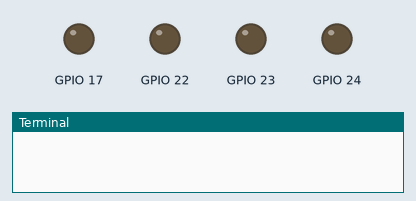
A program run on a simulated Raspberry Pi (BCM pin numbers). Shown: output pins drawn as LEDs (lit = HIGH), the last lines printed to the terminal. At 22.0 s the program stops and its outputs stay as they are.

Above: at 1.5 s.
At 4.5 s:
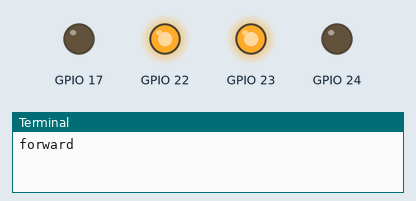
At 8.5 s:
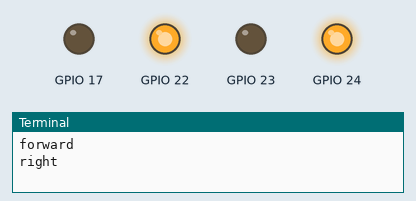
Timing chart, 0 to 14.3 s (numbered marks = the images above):
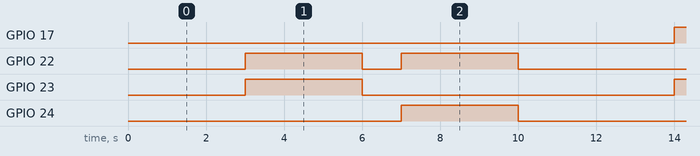

Measured:
- by itself, GPIO 17: LOW → HIGH at 14.0 s, → LOW 3.0 s later, → HIGH 1.0 s later, → LOW 3.0 s later, … (4 changes in this stretch)
- by itself, GPIO 22: alternates HIGH for 3.0 s and LOW for 1.0 s, 4 changes in all, then stays LOW
- by itself, GPIO 23, GPIO 24: alternates HIGH for 3.0 s and LOW for 8.0 s

The program:

NewMotor.py
```python
import RPi.GPIO as gpio
import time
def init():
    gpio.setmode(gpio.BCM)
    gpio.setup(17, gpio.OUT)
    gpio.setup(22, gpio.OUT)
    gpio.setup(23, gpio.OUT)
    gpio.setup(24, gpio.OUT)
def forward(sec):
    init()
    gpio.output(17, False)
    gpio.output(22, True)
    gpio.output(23, True)
    gpio.output(24, False)
    time.sleep(sec)
    gpio.cleanup()
def reverse(sec):
    init()
    gpio.output(17, True)
    gpio.output(22, False)
    gpio.output(23, False)
    gpio.output(24, True)
    time.sleep(sec)
    gpio.cleanup()
def left_turn(sec):
    init()
    gpio.output(17, True)
    gpio.output(22, False)
    gpio.output(23, True)
    gpio.output(24, False)
    time.sleep(sec)
    gpio.cleanup()
def right_turn(sec):
    init()
    gpio.output(17, False)
    gpio.output(22, True)
    gpio.output(23, False)
    gpio.output(24, True)
    time.sleep(sec)
    gpio.cleanup()
seconds = 3
time.sleep(seconds)
print("forward")
forward(seconds)
time.sleep(seconds-2)
print("right")
right_turn(seconds)
time.sleep(seconds-2)
time.sleep(seconds)
print("left")
left_turn(seconds)
time.sleep(seconds-2)
print("backwards")
reverse(seconds)
time.sleep(seconds-2)
```
